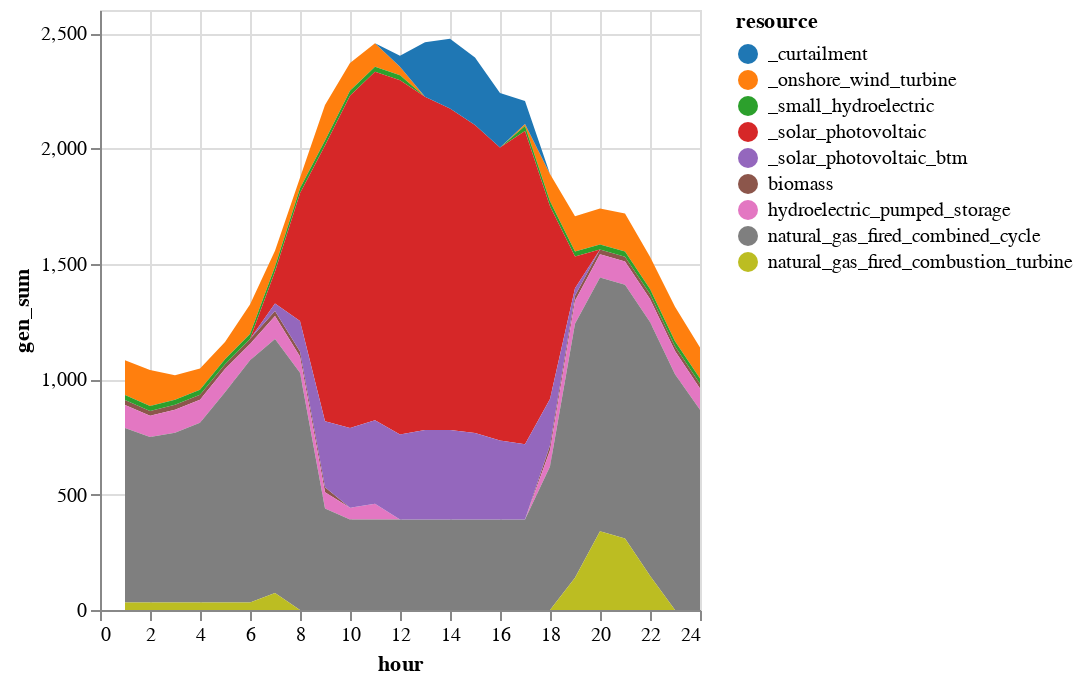

This figure's notebook cell:
### Markdown cell above
**B. Solve the new UC with PHS and plot.**

Using the above formulation, solve for the same parameters in Problem 1 and plot. For the purposes of plotting, you will want to create two resources&mdash;PHS_charge and PHS_discharge. By convention, you could put PHS_charge on top to indicate this is increasing system load.

### Code cell
# Optimise!
solution_storage = unit_commitment_storage(gen_df, Demand, gen_variable_long);

# Plot output - stacked generation chart
plot_solution(solution_storage, gen_df)

### Figure 1 — Vega-Lite specification as saved in the notebook (floating-point values rounded to 4 significant figures; data arrays with more than 128 entries replaced by an {"elided": "..."} marker saying what was removed)
{"data": {"values": {"elided": "216 records"}}, "encoding": {"color": {"field": "resource", "scale": {"scheme": "category10"}, "type": "nominal"}, "x": {"field": "hour", "type": "quantitative"}, "y": {"field": "gen_sum", "stack": "zero", "type": "quantitative"}}, "mark": "area"}
